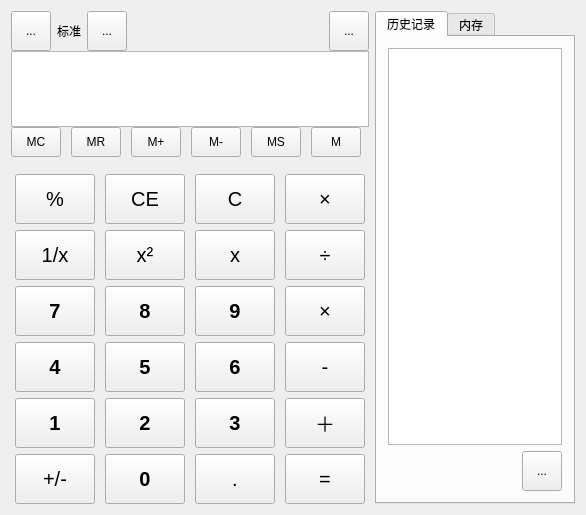
<?xml version="1.0" encoding="UTF-8"?>
<ui version="4.0">
 <class>MainWindow</class>
 <widget class="QMainWindow" name="MainWindow">
  <property name="geometry">
   <rect>
    <x>0</x>
    <y>0</y>
    <width>586</width>
    <height>515</height>
   </rect>
  </property>
  <property name="windowTitle">
   <string>MainWindow</string>
  </property>
  <widget class="QWidget" name="centralWidget">
   <layout class="QGridLayout" name="gridLayout">
    <item row="0" column="0">
     <widget class="QWidget" name="widget" native="true">
      <layout class="QGridLayout" name="gridLayout_2">
       <property name="leftMargin">
        <number>0</number>
       </property>
       <property name="topMargin">
        <number>0</number>
       </property>
       <property name="rightMargin">
        <number>0</number>
       </property>
       <property name="bottomMargin">
        <number>0</number>
       </property>
       <property name="spacing">
        <number>0</number>
       </property>
       <item row="0" column="0">
        <layout class="QHBoxLayout" name="horizontalLayout_2">
         <item>
          <layout class="QHBoxLayout" name="horizontalLayout">
           <item>
            <widget class="QToolButton" name="toolButton">
             <property name="minimumSize">
              <size>
               <width>40</width>
               <height>40</height>
              </size>
             </property>
             <property name="maximumSize">
              <size>
               <width>40</width>
               <height>40</height>
              </size>
             </property>
             <property name="text">
              <string>...</string>
             </property>
            </widget>
           </item>
           <item>
            <widget class="QLabel" name="label">
             <property name="text">
              <string>标准</string>
             </property>
            </widget>
           </item>
           <item>
            <widget class="QToolButton" name="toolButton_2">
             <property name="minimumSize">
              <size>
               <width>40</width>
               <height>40</height>
              </size>
             </property>
             <property name="maximumSize">
              <size>
               <width>40</width>
               <height>40</height>
              </size>
             </property>
             <property name="text">
              <string>...</string>
             </property>
            </widget>
           </item>
          </layout>
         </item>
         <item>
          <spacer name="horizontalSpacer">
           <property name="orientation">
            <enum>Qt::Horizontal</enum>
           </property>
           <property name="sizeHint" stdset="0">
            <size>
             <width>40</width>
             <height>20</height>
            </size>
           </property>
          </spacer>
         </item>
         <item>
          <widget class="QToolButton" name="toolButton_33">
           <property name="minimumSize">
            <size>
             <width>40</width>
             <height>40</height>
            </size>
           </property>
           <property name="maximumSize">
            <size>
             <width>40</width>
             <height>40</height>
            </size>
           </property>
           <property name="text">
            <string>...</string>
           </property>
          </widget>
         </item>
        </layout>
       </item>
       <item row="4" column="0">
        <layout class="QVBoxLayout" name="verticalLayout">
         <item>
          <spacer name="verticalSpacer">
           <property name="orientation">
            <enum>Qt::Vertical</enum>
           </property>
           <property name="sizeHint" stdset="0">
            <size>
             <width>20</width>
             <height>40</height>
            </size>
           </property>
          </spacer>
         </item>
         <item>
          <layout class="QHBoxLayout" name="horizontalLayout_4">
           <item>
            <widget class="QToolButton" name="toolButton_8">
             <property name="minimumSize">
              <size>
               <width>80</width>
               <height>50</height>
              </size>
             </property>
             <property name="font">
              <font>
               <pointsize>15</pointsize>
              </font>
             </property>
             <property name="text">
              <string>%</string>
             </property>
            </widget>
           </item>
           <item>
            <widget class="QToolButton" name="toolButton_9">
             <property name="minimumSize">
              <size>
               <width>80</width>
               <height>50</height>
              </size>
             </property>
             <property name="font">
              <font>
               <pointsize>15</pointsize>
              </font>
             </property>
             <property name="text">
              <string>CE</string>
             </property>
            </widget>
           </item>
           <item>
            <widget class="QToolButton" name="toolButton_10">
             <property name="minimumSize">
              <size>
               <width>80</width>
               <height>50</height>
              </size>
             </property>
             <property name="font">
              <font>
               <pointsize>15</pointsize>
              </font>
             </property>
             <property name="text">
              <string>C</string>
             </property>
            </widget>
           </item>
           <item>
            <widget class="QToolButton" name="toolButton_11">
             <property name="minimumSize">
              <size>
               <width>80</width>
               <height>50</height>
              </size>
             </property>
             <property name="font">
              <font>
               <pointsize>15</pointsize>
              </font>
             </property>
             <property name="text">
              <string>×</string>
             </property>
            </widget>
           </item>
          </layout>
         </item>
         <item>
          <layout class="QHBoxLayout" name="horizontalLayout_5">
           <item>
            <widget class="QToolButton" name="toolButton_12">
             <property name="minimumSize">
              <size>
               <width>80</width>
               <height>50</height>
              </size>
             </property>
             <property name="font">
              <font>
               <pointsize>15</pointsize>
              </font>
             </property>
             <property name="text">
              <string>1/x</string>
             </property>
            </widget>
           </item>
           <item>
            <widget class="QToolButton" name="toolButton_13">
             <property name="minimumSize">
              <size>
               <width>80</width>
               <height>50</height>
              </size>
             </property>
             <property name="font">
              <font>
               <pointsize>15</pointsize>
              </font>
             </property>
             <property name="text">
              <string>x²</string>
             </property>
            </widget>
           </item>
           <item>
            <widget class="QToolButton" name="toolButton_14">
             <property name="minimumSize">
              <size>
               <width>80</width>
               <height>50</height>
              </size>
             </property>
             <property name="font">
              <font>
               <pointsize>15</pointsize>
              </font>
             </property>
             <property name="text">
              <string>x</string>
             </property>
            </widget>
           </item>
           <item>
            <widget class="QToolButton" name="toolButton_15">
             <property name="minimumSize">
              <size>
               <width>80</width>
               <height>50</height>
              </size>
             </property>
             <property name="font">
              <font>
               <pointsize>15</pointsize>
              </font>
             </property>
             <property name="text">
              <string>÷</string>
             </property>
            </widget>
           </item>
          </layout>
         </item>
         <item>
          <layout class="QHBoxLayout" name="horizontalLayout_6">
           <item>
            <widget class="QToolButton" name="toolButton_16">
             <property name="minimumSize">
              <size>
               <width>80</width>
               <height>50</height>
              </size>
             </property>
             <property name="font">
              <font>
               <pointsize>15</pointsize>
               <weight>75</weight>
               <bold>true</bold>
              </font>
             </property>
             <property name="text">
              <string>7</string>
             </property>
            </widget>
           </item>
           <item>
            <widget class="QToolButton" name="toolButton_17">
             <property name="minimumSize">
              <size>
               <width>80</width>
               <height>50</height>
              </size>
             </property>
             <property name="font">
              <font>
               <pointsize>15</pointsize>
               <weight>75</weight>
               <bold>true</bold>
              </font>
             </property>
             <property name="text">
              <string>8</string>
             </property>
            </widget>
           </item>
           <item>
            <widget class="QToolButton" name="toolButton_18">
             <property name="minimumSize">
              <size>
               <width>80</width>
               <height>50</height>
              </size>
             </property>
             <property name="font">
              <font>
               <pointsize>15</pointsize>
               <weight>75</weight>
               <bold>true</bold>
              </font>
             </property>
             <property name="text">
              <string>9</string>
             </property>
            </widget>
           </item>
           <item>
            <widget class="QToolButton" name="toolButton_19">
             <property name="minimumSize">
              <size>
               <width>80</width>
               <height>50</height>
              </size>
             </property>
             <property name="font">
              <font>
               <pointsize>15</pointsize>
              </font>
             </property>
             <property name="text">
              <string>×</string>
             </property>
            </widget>
           </item>
          </layout>
         </item>
         <item>
          <layout class="QHBoxLayout" name="horizontalLayout_8">
           <item>
            <widget class="QToolButton" name="toolButton_24">
             <property name="minimumSize">
              <size>
               <width>80</width>
               <height>50</height>
              </size>
             </property>
             <property name="font">
              <font>
               <pointsize>15</pointsize>
               <weight>75</weight>
               <bold>true</bold>
              </font>
             </property>
             <property name="text">
              <string>4</string>
             </property>
            </widget>
           </item>
           <item>
            <widget class="QToolButton" name="toolButton_25">
             <property name="minimumSize">
              <size>
               <width>80</width>
               <height>50</height>
              </size>
             </property>
             <property name="font">
              <font>
               <pointsize>15</pointsize>
               <weight>75</weight>
               <bold>true</bold>
              </font>
             </property>
             <property name="text">
              <string>5</string>
             </property>
            </widget>
           </item>
           <item>
            <widget class="QToolButton" name="toolButton_26">
             <property name="minimumSize">
              <size>
               <width>80</width>
               <height>50</height>
              </size>
             </property>
             <property name="font">
              <font>
               <pointsize>15</pointsize>
               <weight>75</weight>
               <bold>true</bold>
              </font>
             </property>
             <property name="text">
              <string>6</string>
             </property>
            </widget>
           </item>
           <item>
            <widget class="QToolButton" name="toolButton_27">
             <property name="minimumSize">
              <size>
               <width>80</width>
               <height>50</height>
              </size>
             </property>
             <property name="font">
              <font>
               <pointsize>15</pointsize>
              </font>
             </property>
             <property name="text">
              <string>-</string>
             </property>
            </widget>
           </item>
          </layout>
         </item>
         <item>
          <layout class="QHBoxLayout" name="horizontalLayout_7">
           <item>
            <widget class="QToolButton" name="toolButton_20">
             <property name="minimumSize">
              <size>
               <width>80</width>
               <height>50</height>
              </size>
             </property>
             <property name="font">
              <font>
               <pointsize>15</pointsize>
               <weight>75</weight>
               <bold>true</bold>
              </font>
             </property>
             <property name="text">
              <string>1</string>
             </property>
            </widget>
           </item>
           <item>
            <widget class="QToolButton" name="toolButton_21">
             <property name="minimumSize">
              <size>
               <width>80</width>
               <height>50</height>
              </size>
             </property>
             <property name="font">
              <font>
               <pointsize>15</pointsize>
               <weight>75</weight>
               <bold>true</bold>
              </font>
             </property>
             <property name="text">
              <string>2</string>
             </property>
            </widget>
           </item>
           <item>
            <widget class="QToolButton" name="toolButton_22">
             <property name="minimumSize">
              <size>
               <width>80</width>
               <height>50</height>
              </size>
             </property>
             <property name="font">
              <font>
               <pointsize>15</pointsize>
               <weight>75</weight>
               <bold>true</bold>
              </font>
             </property>
             <property name="text">
              <string>3</string>
             </property>
            </widget>
           </item>
           <item>
            <widget class="QToolButton" name="toolButton_23">
             <property name="minimumSize">
              <size>
               <width>80</width>
               <height>50</height>
              </size>
             </property>
             <property name="font">
              <font>
               <pointsize>15</pointsize>
              </font>
             </property>
             <property name="text">
              <string>＋</string>
             </property>
            </widget>
           </item>
          </layout>
         </item>
         <item>
          <layout class="QHBoxLayout" name="horizontalLayout_9">
           <item>
            <widget class="QToolButton" name="toolButton_28">
             <property name="minimumSize">
              <size>
               <width>80</width>
               <height>50</height>
              </size>
             </property>
             <property name="font">
              <font>
               <pointsize>15</pointsize>
              </font>
             </property>
             <property name="text">
              <string>+/-</string>
             </property>
            </widget>
           </item>
           <item>
            <widget class="QToolButton" name="toolButton_29">
             <property name="minimumSize">
              <size>
               <width>80</width>
               <height>50</height>
              </size>
             </property>
             <property name="font">
              <font>
               <pointsize>15</pointsize>
               <weight>75</weight>
               <bold>true</bold>
              </font>
             </property>
             <property name="text">
              <string>0</string>
             </property>
            </widget>
           </item>
           <item>
            <widget class="QToolButton" name="toolButton_30">
             <property name="minimumSize">
              <size>
               <width>80</width>
               <height>50</height>
              </size>
             </property>
             <property name="font">
              <font>
               <pointsize>15</pointsize>
              </font>
             </property>
             <property name="text">
              <string>.</string>
             </property>
            </widget>
           </item>
           <item>
            <widget class="QToolButton" name="toolButton_31">
             <property name="minimumSize">
              <size>
               <width>80</width>
               <height>50</height>
              </size>
             </property>
             <property name="font">
              <font>
               <pointsize>15</pointsize>
              </font>
             </property>
             <property name="text">
              <string>=</string>
             </property>
            </widget>
           </item>
          </layout>
         </item>
        </layout>
       </item>
       <item row="2" column="0">
        <widget class="QTextEdit" name="textEdit">
         <property name="maximumSize">
          <size>
           <width>16777215</width>
           <height>100</height>
          </size>
         </property>
        </widget>
       </item>
       <item row="3" column="0">
        <layout class="QHBoxLayout" name="horizontalLayout_3">
         <property name="spacing">
          <number>10</number>
         </property>
         <item>
          <widget class="QToolButton" name="toolButton_3">
           <property name="minimumSize">
            <size>
             <width>50</width>
             <height>30</height>
            </size>
           </property>
           <property name="maximumSize">
            <size>
             <width>50</width>
             <height>16777215</height>
            </size>
           </property>
           <property name="text">
            <string>MC</string>
           </property>
          </widget>
         </item>
         <item>
          <widget class="QToolButton" name="toolButton_4">
           <property name="minimumSize">
            <size>
             <width>50</width>
             <height>30</height>
            </size>
           </property>
           <property name="maximumSize">
            <size>
             <width>50</width>
             <height>16777215</height>
            </size>
           </property>
           <property name="text">
            <string>MR</string>
           </property>
          </widget>
         </item>
         <item>
          <widget class="QToolButton" name="toolButton_5">
           <property name="minimumSize">
            <size>
             <width>50</width>
             <height>30</height>
            </size>
           </property>
           <property name="maximumSize">
            <size>
             <width>50</width>
             <height>16777215</height>
            </size>
           </property>
           <property name="text">
            <string>M+</string>
           </property>
          </widget>
         </item>
         <item>
          <widget class="QToolButton" name="toolButton_6">
           <property name="minimumSize">
            <size>
             <width>50</width>
             <height>30</height>
            </size>
           </property>
           <property name="maximumSize">
            <size>
             <width>50</width>
             <height>16777215</height>
            </size>
           </property>
           <property name="text">
            <string>M-</string>
           </property>
          </widget>
         </item>
         <item>
          <widget class="QToolButton" name="toolButton_7">
           <property name="minimumSize">
            <size>
             <width>50</width>
             <height>30</height>
            </size>
           </property>
           <property name="maximumSize">
            <size>
             <width>50</width>
             <height>16777215</height>
            </size>
           </property>
           <property name="text">
            <string>MS</string>
           </property>
          </widget>
         </item>
         <item>
          <widget class="QToolButton" name="toolButton_32">
           <property name="minimumSize">
            <size>
             <width>50</width>
             <height>30</height>
            </size>
           </property>
           <property name="maximumSize">
            <size>
             <width>50</width>
             <height>16777215</height>
            </size>
           </property>
           <property name="text">
            <string>M</string>
           </property>
          </widget>
         </item>
         <item>
          <spacer name="horizontalSpacer_2">
           <property name="orientation">
            <enum>Qt::Horizontal</enum>
           </property>
           <property name="sizeHint" stdset="0">
            <size>
             <width>40</width>
             <height>20</height>
            </size>
           </property>
          </spacer>
         </item>
        </layout>
       </item>
      </layout>
     </widget>
    </item>
    <item row="0" column="1">
     <widget class="QTabWidget" name="tabWidget">
      <property name="minimumSize">
       <size>
        <width>200</width>
        <height>0</height>
       </size>
      </property>
      <property name="maximumSize">
       <size>
        <width>200</width>
        <height>16777215</height>
       </size>
      </property>
      <property name="currentIndex">
       <number>0</number>
      </property>
      <widget class="QWidget" name="tab">
       <attribute name="title">
        <string>历史记录</string>
       </attribute>
       <layout class="QVBoxLayout" name="verticalLayout_2">
        <item>
         <widget class="QListView" name="listView"/>
        </item>
        <item>
         <layout class="QHBoxLayout" name="horizontalLayout_10">
          <item>
           <spacer name="horizontalSpacer_3">
            <property name="orientation">
             <enum>Qt::Horizontal</enum>
            </property>
            <property name="sizeHint" stdset="0">
             <size>
              <width>40</width>
              <height>20</height>
             </size>
            </property>
           </spacer>
          </item>
          <item>
           <widget class="QToolButton" name="toolButton_34">
            <property name="minimumSize">
             <size>
              <width>40</width>
              <height>40</height>
             </size>
            </property>
            <property name="maximumSize">
             <size>
              <width>40</width>
              <height>40</height>
             </size>
            </property>
            <property name="text">
             <string>...</string>
            </property>
           </widget>
          </item>
         </layout>
        </item>
       </layout>
      </widget>
      <widget class="QWidget" name="tab_2">
       <attribute name="title">
        <string>内存</string>
       </attribute>
      </widget>
     </widget>
    </item>
   </layout>
  </widget>
 </widget>
 <layoutdefault spacing="6" margin="11"/>
 <resources/>
 <connections/>
</ui>
